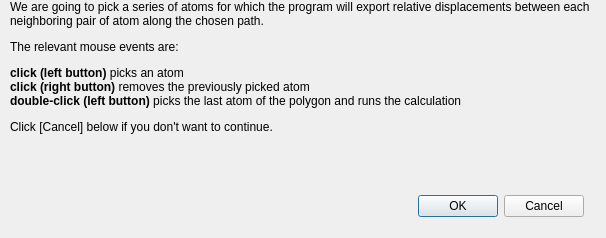
<?xml version="1.0" encoding="UTF-8"?>
<ui version="4.0">
 <class>DSetupProbeAtomDispl</class>
 <widget class="QDialog" name="DSetupProbeAtomDispl">
  <property name="geometry">
   <rect>
    <x>0</x>
    <y>0</y>
    <width>606</width>
    <height>238</height>
   </rect>
  </property>
  <property name="windowTitle">
   <string>Dislocation position using the Burgers circuit construction</string>
  </property>
  <widget class="QDialogButtonBox" name="buttonBox">
   <property name="geometry">
    <rect>
     <x>410</x>
     <y>190</y>
     <width>181</width>
     <height>32</height>
    </rect>
   </property>
   <property name="layoutDirection">
    <enum>Qt::LeftToRight</enum>
   </property>
   <property name="orientation">
    <enum>Qt::Horizontal</enum>
   </property>
   <property name="standardButtons">
    <set>QDialogButtonBox::Cancel|QDialogButtonBox::Ok</set>
   </property>
   <property name="centerButtons">
    <bool>true</bool>
   </property>
  </widget>
  <widget class="QLabel" name="hint">
   <property name="geometry">
    <rect>
     <x>10</x>
     <y>0</y>
     <width>581</width>
     <height>191</height>
    </rect>
   </property>
   <property name="frameShape">
    <enum>QFrame::NoFrame</enum>
   </property>
   <property name="frameShadow">
    <enum>QFrame::Plain</enum>
   </property>
   <property name="text">
    <string>&lt;html&gt;&lt;head/&gt;&lt;body&gt;&lt;p&gt;We are going to pick a series of atoms for which the program will export relative displacements between each neighboring pair of atom along the chosen path.&lt;/p&gt;&lt;p align=&quot;justify&quot;&gt;The relevant mouse events are:&lt;/p&gt;&lt;p align=&quot;justify&quot;&gt;&lt;span style=&quot; font-weight:600;&quot;&gt;click (left button) &lt;/span&gt;picks an atom&lt;br/&gt;&lt;span style=&quot; font-weight:600;&quot;&gt;click (right button)&lt;/span&gt; removes the previously picked atom&lt;br/&gt;&lt;span style=&quot; font-weight:600;&quot;&gt;double-click (left button)&lt;/span&gt; picks the last atom of the polygon and runs the calculation&lt;/p&gt;&lt;p align=&quot;justify&quot;&gt;Click [Cancel] below if you don't want to continue.&lt;/p&gt;&lt;/body&gt;&lt;/html&gt;</string>
   </property>
   <property name="textFormat">
    <enum>Qt::RichText</enum>
   </property>
   <property name="alignment">
    <set>Qt::AlignLeading|Qt::AlignLeft|Qt::AlignTop</set>
   </property>
   <property name="wordWrap">
    <bool>true</bool>
   </property>
   <property name="margin">
    <number>5</number>
   </property>
  </widget>
 </widget>
 <resources/>
 <connections>
  <connection>
   <sender>buttonBox</sender>
   <signal>accepted()</signal>
   <receiver>DSetupProbeAtomDispl</receiver>
   <slot>accept()</slot>
   <hints>
    <hint type="sourcelabel">
     <x>248</x>
     <y>254</y>
    </hint>
    <hint type="destinationlabel">
     <x>157</x>
     <y>274</y>
    </hint>
   </hints>
  </connection>
  <connection>
   <sender>buttonBox</sender>
   <signal>rejected()</signal>
   <receiver>DSetupProbeAtomDispl</receiver>
   <slot>reject()</slot>
   <hints>
    <hint type="sourcelabel">
     <x>316</x>
     <y>260</y>
    </hint>
    <hint type="destinationlabel">
     <x>286</x>
     <y>274</y>
    </hint>
   </hints>
  </connection>
 </connections>
</ui>
